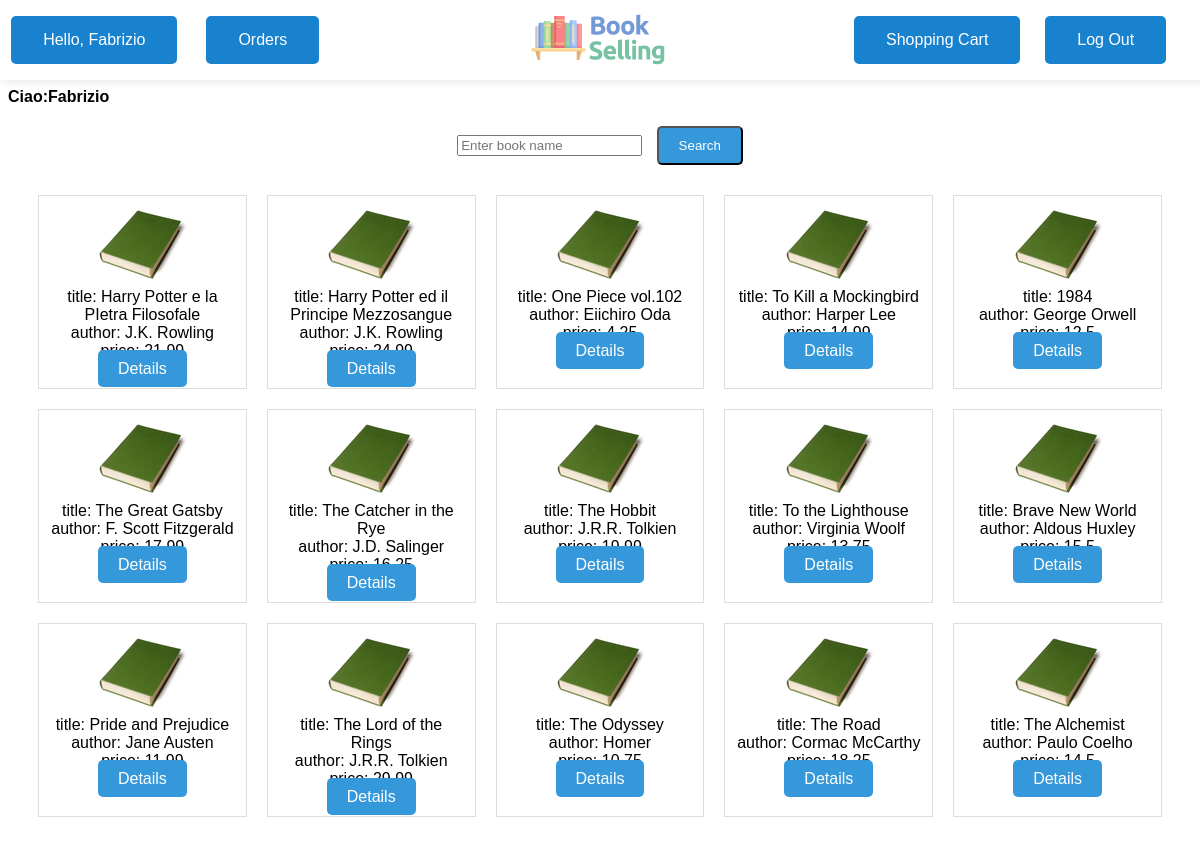
The app's page /index.php (signed in) with its own data.
### tables this page shows
CREATE TABLE IF NOT EXISTS `book` (
  `id` smallint NOT NULL AUTO_INCREMENT,
  `title` varchar(64) NOT NULL,
  `author` varchar(64) DEFAULT NULL,
  `publisher` varchar(64) DEFAULT NULL,
  `price` float NOT NULL,
  `category` varchar(64) DEFAULT NULL,
  `stocks_number` int NOT NULL,
  PRIMARY KEY (`id`)
);

### php/util/sessionManager.php (called while the page is built, shortened)
<?php
	function isLogged(): int{
		if(isset($_SESSION['userId']) && isset($_SESSION['username'])){
			return 1;
		}
		else{
			return 0;
		}
	}

### php/util/dbConfig.php (called while the page is built)
<?php
	$host = "mysql-server";
    $port = '3306';
	$user = "SNH";
	$password = "password";
	$dbName = "secure_book_selling_db";

### php/util/dbManager.php (called while the page is built, shortened)
<?php
require_once __DIR__ . "/dbConfig.php";
$SecureBookSellingDB = new DbManager($host, $user, $password, $dbName, $port);
class DbManager{
    private $mysqli_connection = null;
    private $host;
    private $user;
    private $password;
    private $dbName;
    private $port;
    function __construct($host, $user, $password, $dbName, $port){
        $this->host = $host;
        $this->user = $user;
        $this->password = $password;
        $this->dbName = $dbName;
        $this->port = $port;
    }
    function openConnection(): void{
        if (!$this->isOpened()) {
            $this->mysqli_connection = new mysqli($this->host,
                $this->user,
                $this->password,
                $this->dbName, $this->port);
            $this->mysqli_connection->select_db($this->dbName) or
            throw new Exception('Can\'t use the database: ' . $this->mysqli_connection->error);
        }
    }
    function isOpened(): bool{
        return ($this->mysqli_connection != null);
    }
    function performQuery(string $querytext, array $parameters = [], string $types = ""){
        $statement = $this->mysqli_connection->prepare($querytext);
        if (!$statement->execute()) {
            throw new Exception('Execute failed (' . $statement->connect_errno . ') ' .
                                                                $statement->connect_error);
        }
        $result = $statement->get_result();
        return $result;
    }
    function closeConnection(): void{
        $this->mysqli_connection = null;
    }
}

### php/util/dbInteraction.php (called while the page is built, shortened)
<?php
    require_once __DIR__ . "/dbManager.php";
    require_once __DIR__ . "./../../config.php";
    function getBooks(){
        global $SecureBookSellingDB;
        global $logger;
        try{
            $query = "SELECT id, title, author, price FROM book;";
            $result = $SecureBookSellingDB->performQuery($query);
            $SecureBookSellingDB->closeConnection();
			return $result;
        }
        catch(Exception $e){
            $logger->writeLog(  "ERROR",
                                "Error performing the query to retrieve all the books",
                                $_SERVER['SCRIPT_NAME'],
                                "MySQL - Code: ".$e->getCode(),
                                $e->getMessage());
            $SecureBookSellingDB->closeConnection();
			return false;
        }
    }

### index.php (the view, shortened to what this page needs)
<?php
	require_once __DIR__ . "/config.php";
	require_once __DIR__ . "/php/util/dbInteraction.php";
    if ($_SERVER["REQUEST_METHOD"] == "POST" && isset($_POST["search_query"])) {
        $searchQuery = $_POST["search_query"];
        $resultQuery = searchBooks($searchQuery);
    } else {
        $resultQuery = getBooks();
    }
?>
<!DOCTYPE html>
<html lang="en">
    <head>
        <link rel="stylesheet" type="text/css" href="./css/home.css">
    </head>
    <body>
    <?php
        include "./php/layout/header.php";
        if (isLogged()) {
            echo "<b>Ciao:" . $_SESSION['name'] . "</b><br>";}
    ?>
    <div class="search_container">
        <form name="search" action="//<?php echo SERVER_ROOT . '/index.php'?>" method="POST">
            <label>
                <input class="search_form_input" type="text" name="search_query" placeholder="Enter book name" required>
            </label>
            <button class="search_button" type="submit">Search</button>
        </form>
    </div>
    <div class="book_grid">
        <?php
        if ($resultQuery) {
            while ($book = $resultQuery->fetch_assoc()) {
                echo '<div class="book_card">';
                echo '<img src="/img/book.png" alt="Book Image"> <br>';
                foreach ($book as $key => $value) {
                    if ($key != 'id')
                        echo $key . ": " . $value . "<br>";
                }
                echo '<a href="/php/book_details.php?book_id=' . $book['id'] . '" class="view_details_button">Details</a>';
                echo "</div>";
            }
        } else {
            echo "<script>alert('Error retrieving books data');</script>";
        }
        ?>
    </div>
    </body>
</html>

### css/home.css (style rules this page uses)
body { font-family: Arial, Helvetica, sans-serif; }
.search_container { display: flex; justify-content: center; align-items: center; margin-top: 20px; }
.search_button { margin-left: 10px; padding: 10px 20px; background-color: #3498db; color: #fff; text-decoration: none; border-radius: 5px; transition: background-color 0.3s; }
.view_details_button { padding: 10px 20px; background-color: #3498db; color: #fff; text-decoration: none; border-radius: 5px; transition: background-color 0.3s; }
.book_grid { display: grid; grid-template-columns: repeat(auto-fill, minmax(200px, 1fr)); gap: 20px; padding: 30px; }
.book_card { border: 1px solid #ddd; padding: 10px; text-align: center; }

### css/header.css (style rules this page uses)
body { padding-top: 80px; }

### records on screen
book: key "title", title "Harry Potter e la PIetra Filosofale", key "author", author "J.K. Rowling", key "price", price "21.99"
book: key "title", title "Harry Potter ed il Principe Mezzosangue", key "author", author "J.K. Rowling", key "price", price "24.99"
book: key "title", title "One Piece vol.102", key "author", author "Eiichiro Oda", key "price", price "4.25"
book: key "title", title "To Kill a Mockingbird", key "author", author "Harper Lee", key "price", price "14.99"
book: key "title", title "1984", key "author", author "George Orwell", key "price", price "12.5"
book: key "title", title "The Great Gatsby", key "author", author "F. Scott Fitzgerald", key "price", price "17.99"
book: key "title", title "The Catcher in the Rye", key "author", author "J.D. Salinger", key "price", price "16.25"
book: key "title", title "The Hobbit", key "author", author "J.R.R. Tolkien", key "price", price "19.99"
book: key "title", title "To the Lighthouse", key "author", author "Virginia Woolf", key "price", price "13.75"
book: key "title", title "Brave New World", key "author", author "Aldous Huxley", key "price", price "15.5"
book: key "title", title "Pride and Prejudice", key "author", author "Jane Austen", key "price", price "11.99"
book: key "title", title "The Lord of the Rings", key "author", author "J.R.R. Tolkien", key "price", price "29.99"
book: key "title", title "The Odyssey", key "author", author "Homer", key "price", price "10.75"
book: key "title", title "The Road", key "author", author "Cormac McCarthy", key "price", price "18.25"
book: key "title", title "The Alchemist", key "author", author "Paulo Coelho", key "price", price "14.5"

### other values on screen
$_SESSION['name'] "Fabrizio"
